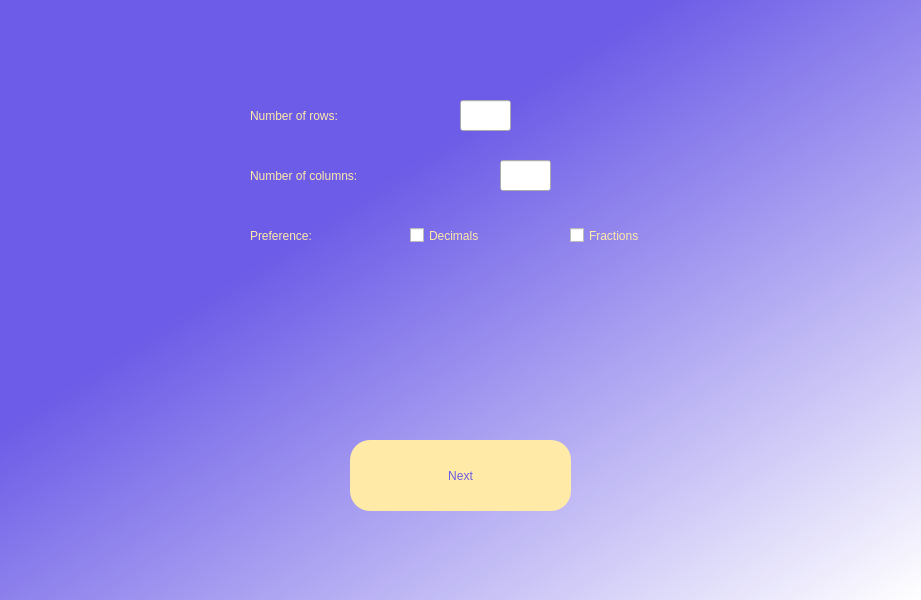
<?xml version="1.0" encoding="UTF-8"?>
<ui version="4.0">
 <class>Dialog</class>
 <widget class="QDialog" name="Dialog">
  <property name="geometry">
   <rect>
    <x>0</x>
    <y>0</y>
    <width>921</width>
    <height>600</height>
   </rect>
  </property>
  <property name="windowTitle">
   <string>Dialog</string>
  </property>
  <widget class="QWidget" name="widget" native="true">
   <property name="geometry">
    <rect>
     <x>0</x>
     <y>0</y>
     <width>921</width>
     <height>600</height>
    </rect>
   </property>
   <property name="styleSheet">
    <string notr="true">QWidget#widget{
background-color:qlineargradient(spread:pad, x1:0, y1:0, x2:1, y2:1, stop:0.357955 rgb(108, 92, 231), stop:1 rgb(255, 255, 255))}</string>
   </property>
   <widget class="QLabel" name="label_2">
    <property name="geometry">
     <rect>
      <x>250</x>
      <y>100</y>
      <width>211</width>
      <height>31</height>
     </rect>
    </property>
    <property name="styleSheet">
     <string notr="true">font: 16pt &quot;MS Shell Dlg 2&quot;;
color:rgb(255, 234, 167);</string>
    </property>
    <property name="text">
     <string>Number of rows: </string>
    </property>
   </widget>
   <widget class="QPushButton" name="fill_matrix">
    <property name="geometry">
     <rect>
      <x>350</x>
      <y>440</y>
      <width>221</width>
      <height>71</height>
     </rect>
    </property>
    <property name="styleSheet">
     <string notr="true">border-radius: 20px;
font: 75 30pt &quot;Malgun Gothic&quot;;
color: rgb(108, 92, 231);
background-color: rgb(255, 234, 167);</string>
    </property>
    <property name="text">
     <string>Next</string>
    </property>
   </widget>
   <widget class="QLabel" name="label_3">
    <property name="geometry">
     <rect>
      <x>250</x>
      <y>160</y>
      <width>251</width>
      <height>31</height>
     </rect>
    </property>
    <property name="styleSheet">
     <string notr="true">font: 16pt &quot;MS Shell Dlg 2&quot;;
color:rgb(255, 234, 167);</string>
    </property>
    <property name="text">
     <string>Number of columns:</string>
    </property>
   </widget>
   <widget class="QLineEdit" name="input_row">
    <property name="geometry">
     <rect>
      <x>460</x>
      <y>100</y>
      <width>51</width>
      <height>31</height>
     </rect>
    </property>
    <property name="text">
     <string/>
    </property>
   </widget>
   <widget class="QLineEdit" name="input_column">
    <property name="geometry">
     <rect>
      <x>500</x>
      <y>160</y>
      <width>51</width>
      <height>31</height>
     </rect>
    </property>
    <property name="text">
     <string/>
    </property>
   </widget>
   <widget class="QLabel" name="error_1">
    <property name="geometry">
     <rect>
      <x>520</x>
      <y>110</y>
      <width>161</width>
      <height>16</height>
     </rect>
    </property>
    <property name="styleSheet">
     <string notr="true">font: 10pt &quot;MS Shell Dlg 2&quot;;
color: rgb(255, 0, 0);</string>
    </property>
    <property name="text">
     <string/>
    </property>
   </widget>
   <widget class="QLabel" name="error_2">
    <property name="geometry">
     <rect>
      <x>560</x>
      <y>170</y>
      <width>161</width>
      <height>16</height>
     </rect>
    </property>
    <property name="styleSheet">
     <string notr="true">font: 10pt &quot;MS Shell Dlg 2&quot;;
color: rgb(255, 0, 0);</string>
    </property>
    <property name="text">
     <string/>
    </property>
   </widget>
   <widget class="QLabel" name="label_4">
    <property name="geometry">
     <rect>
      <x>250</x>
      <y>220</y>
      <width>391</width>
      <height>31</height>
     </rect>
    </property>
    <property name="styleSheet">
     <string notr="true">font: 16pt &quot;MS Shell Dlg 2&quot;;
color:rgb(255, 234, 167);</string>
    </property>
    <property name="text">
     <string>Preference:</string>
    </property>
   </widget>
   <widget class="QCheckBox" name="decimals_check">
    <property name="geometry">
     <rect>
      <x>410</x>
      <y>210</y>
      <width>141</width>
      <height>51</height>
     </rect>
    </property>
    <property name="styleSheet">
     <string notr="true">font: 16pt &quot;MS Shell Dlg 2&quot;;
color:rgb(255, 234, 167);</string>
    </property>
    <property name="text">
     <string>Decimals</string>
    </property>
   </widget>
   <widget class="QCheckBox" name="fractions_check">
    <property name="geometry">
     <rect>
      <x>570</x>
      <y>210</y>
      <width>141</width>
      <height>51</height>
     </rect>
    </property>
    <property name="styleSheet">
     <string notr="true">font: 16pt &quot;MS Shell Dlg 2&quot;;
color:rgb(255, 234, 167);</string>
    </property>
    <property name="text">
     <string>Fractions</string>
    </property>
   </widget>
  </widget>
 </widget>
 <resources/>
 <connections/>
 <slots>
  <slot>browseSlot()</slot>
 </slots>
</ui>
